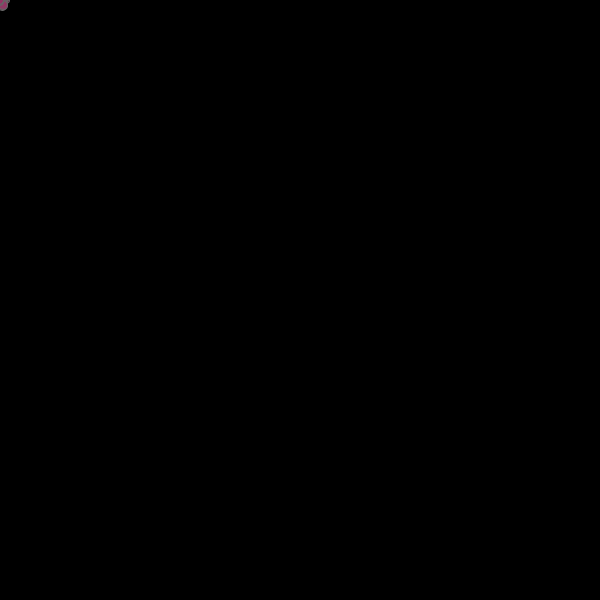
Frame 1 (no input)
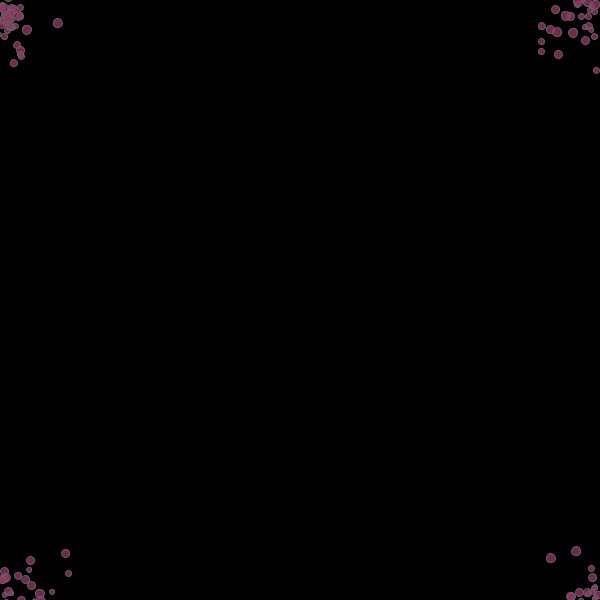
Frame 60 (the mouse pressed at the canvas centre just before this capture)
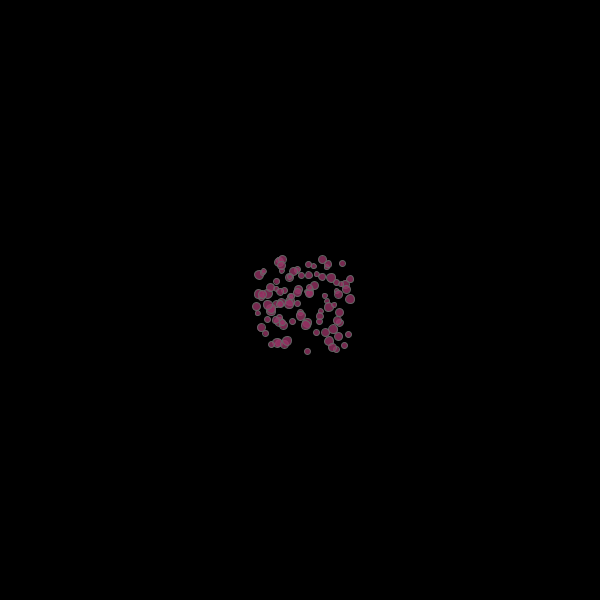
Frame 120 (the mouse held since frame 60 and released just before this capture)

The Processing sketch that drew these frames (run headless with seeded random() and noise(); from frame 60 on, the mouse is pressed at the canvas centre):

// Processing sketch: processing_42302
// ── processing_42302.pde

//Hold mouse button to gather ellipses.

Bird []a;

void setup()
{
  size(600, 600);
  smooth();
  fill(100);


  a = new Bird[100];
  for (int i=0; i<a.length; i++)
  {
    a[i] = new Bird();
    a[i].x = mouseX;
    a[i].y = mouseY;
    a[i].d = (int)random(5, 10);
    a[i].v = (int)random(20, 40);
    a[i].c = color(150, 50, 100, 200);
  }
}

void draw()
{
  background(0);
  fill(150, 0, 0);
  stroke(100);

  for (int i=0; i<a.length; i++)
  {
    a[i].move();
    a[i].show();
  }

  for (int i=0; i<a.length; i++)
  {
    if (mousePressed)
    {
      a[i].x = mouseX + random(-40, 50);
      a[i].y = mouseY + random(-40, 50);
    }
  }
}
class Bird
{
  float x, y;
  int d;
  int v;
  color c;

  void show()
  {
    fill(c);
    ellipse(x, y, d, d);
    if (x>600) x = 0;
    if (x<0) x = 600;
    if (y>600) y = 0;
    if (y<0) y = 600;
  }

  void move()
  {
    x += (random(-2, 2)) * 0.1 * v;
    y += (random(-2, 2)) * 0.1 * v;
    /*x += (mouseX - width/2) * 0.1 * v;
    y += (mouseY - width/2) * 0.1 * v;*/
    
  }
}
